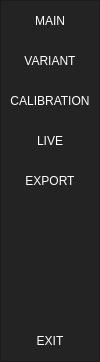
        <widget class="QFrame" name="frame_left_menu">
         <property name="minimumSize">
          <size>
           <width>100</width>
           <height>0</height>
          </size>
         </property>
         <property name="maximumSize">
          <size>
           <width>100</width>
           <height>16777215</height>
          </size>
         </property>
         <property name="styleSheet">
          <string notr="true">background-color: rgb(35, 35, 35);</string>
         </property>
         <property name="frameShape">
          <enum>QFrame::StyledPanel</enum>
         </property>
         <property name="frameShadow">
          <enum>QFrame::Raised</enum>
         </property>
         <layout class="QVBoxLayout" name="verticalLayout_2">
          <property name="leftMargin">
           <number>0</number>
          </property>
          <property name="topMargin">
           <number>0</number>
          </property>
          <property name="rightMargin">
           <number>0</number>
          </property>
          <property name="bottomMargin">
           <number>0</number>
          </property>
          <item>
           <widget class="QFrame" name="frame_top_menus">
            <property name="frameShape">
             <enum>QFrame::NoFrame</enum>
            </property>
            <property name="frameShadow">
             <enum>QFrame::Raised</enum>
            </property>
            <layout class="QVBoxLayout" name="verticalLayout_4">
             <property name="spacing">
              <number>0</number>
             </property>
             <property name="leftMargin">
              <number>0</number>
             </property>
             <property name="topMargin">
              <number>0</number>
             </property>
             <property name="rightMargin">
              <number>0</number>
             </property>
             <property name="bottomMargin">
              <number>0</number>
             </property>
             <item>
              <widget class="QPushButton" name="btn_main">
               <property name="minimumSize">
                <size>
                 <width>0</width>
                 <height>40</height>
                </size>
               </property>
               <property name="styleSheet">
                <string notr="true">QPushButton {
	color: rgb(255, 255, 255);
	background-color: rgb(35, 35, 35);
	border: 0px solid;
}
QPushButton:hover {
	background-color: rgb(85, 170, 255);
}</string>
               </property>
               <property name="text">
                <string>MAIN</string>
               </property>
              </widget>
             </item>
             <item>
              <widget class="QPushButton" name="btn_variant">
               <property name="minimumSize">
                <size>
                 <width>0</width>
                 <height>40</height>
                </size>
               </property>
               <property name="styleSheet">
                <string notr="true">QPushButton {
	color: rgb(255, 255, 255);
	background-color: rgb(35, 35, 35);
	border: 0px solid;
}
QPushButton:hover {
	background-color: rgb(85, 170, 255);
}</string>
               </property>
               <property name="text">
                <string>VARIANT</string>
               </property>
              </widget>
             </item>
             <item>
              <widget class="QPushButton" name="btn_cali">
               <property name="minimumSize">
                <size>
                 <width>0</width>
                 <height>40</height>
                </size>
               </property>
               <property name="cursor">
                <cursorShape>ArrowCursor</cursorShape>
               </property>
               <property name="focusPolicy">
                <enum>Qt::NoFocus</enum>
               </property>
               <property name="styleSheet">
                <string notr="true">QPushButton {
	color: rgb(255, 255, 255);
	background-color: rgb(35, 35, 35);
	border: 0px solid;
}
QPushButton:hover {
	background-color: rgb(85, 170, 255);
}</string>
               </property>
               <property name="text">
                <string>CALIBRATION</string>
               </property>
              </widget>
             </item>
             <item>
              <widget class="QPushButton" name="btn_live">
               <property name="minimumSize">
                <size>
                 <width>0</width>
                 <height>40</height>
                </size>
               </property>
               <property name="styleSheet">
                <string notr="true">QPushButton {
	color: rgb(255, 255, 255);
	background-color: rgb(35, 35, 35);
	border: 0px solid;
}
QPushButton:hover {
	background-color: rgb(85, 170, 255);
}</string>
               </property>
               <property name="text">
                <string>LIVE</string>
               </property>
              </widget>
             </item>
             <item>
              <widget class="QPushButton" name="btn_export">
               <property name="minimumSize">
                <size>
                 <width>0</width>
                 <height>40</height>
                </size>
               </property>
               <property name="focusPolicy">
                <enum>Qt::StrongFocus</enum>
               </property>
               <property name="styleSheet">
                <string notr="true">QPushButton {
	color: rgb(255, 255, 255);
	background-color: rgb(35, 35, 35);
	border: 0px solid;
}
QPushButton:hover {
	background-color: rgb(85, 170, 255);
}</string>
               </property>
               <property name="text">
                <string>EXPORT</string>
               </property>
              </widget>
             </item>
             <item>
              <widget class="QPushButton" name="pushButton">
               <property name="minimumSize">
                <size>
                 <width>0</width>
                 <height>40</height>
                </size>
               </property>
               <property name="focusPolicy">
                <enum>Qt::NoFocus</enum>
               </property>
               <property name="contextMenuPolicy">
                <enum>Qt::NoContextMenu</enum>
               </property>
               <property name="styleSheet">
                <string notr="true">QPushButton {
	color: rgb(255, 255, 255);
	background-color: rgb(35, 35, 35);
	border: 0px solid;
}</string>
               </property>
               <property name="text">
                <string/>
               </property>
              </widget>
             </item>
             <item>
              <widget class="QPushButton" name="pushButton_7">
               <property name="minimumSize">
                <size>
                 <width>0</width>
                 <height>40</height>
                </size>
               </property>
               <property name="styleSheet">
                <string notr="true">QPushButton {
	color: rgb(255, 255, 255);
	background-color: rgb(35, 35, 35);
	border: 0px solid;
}</string>
               </property>
               <property name="text">
                <string/>
               </property>
              </widget>
             </item>
             <item>
              <widget class="QPushButton" name="btn_contact_us">
               <property name="minimumSize">
                <size>
                 <width>0</width>
                 <height>40</height>
                </size>
               </property>
               <property name="styleSheet">
                <string notr="true">QPushButton {
	color: rgb(255, 255, 255);
	background-color: rgb(35, 35, 35);
	border: 0px solid;
}</string>
               </property>
               <property name="text">
                <string/>
               </property>
              </widget>
             </item>
             <item>
              <widget class="QPushButton" name="btn_exit">
               <property name="minimumSize">
                <size>
                 <width>0</width>
                 <height>40</height>
                </size>
               </property>
               <property name="styleSheet">
                <string notr="true">QPushButton {
	color: rgb(255, 255, 255);
	background-color: rgb(35, 35, 35);
	border: 0px solid;
}
QPushButton:hover {
	background-color: rgb(85, 170, 255);
}</string>
               </property>
               <property name="text">
                <string>EXIT</string>
               </property>
              </widget>
             </item>
            </layout>
           </widget>
          </item>
         </layout>
        </widget>
